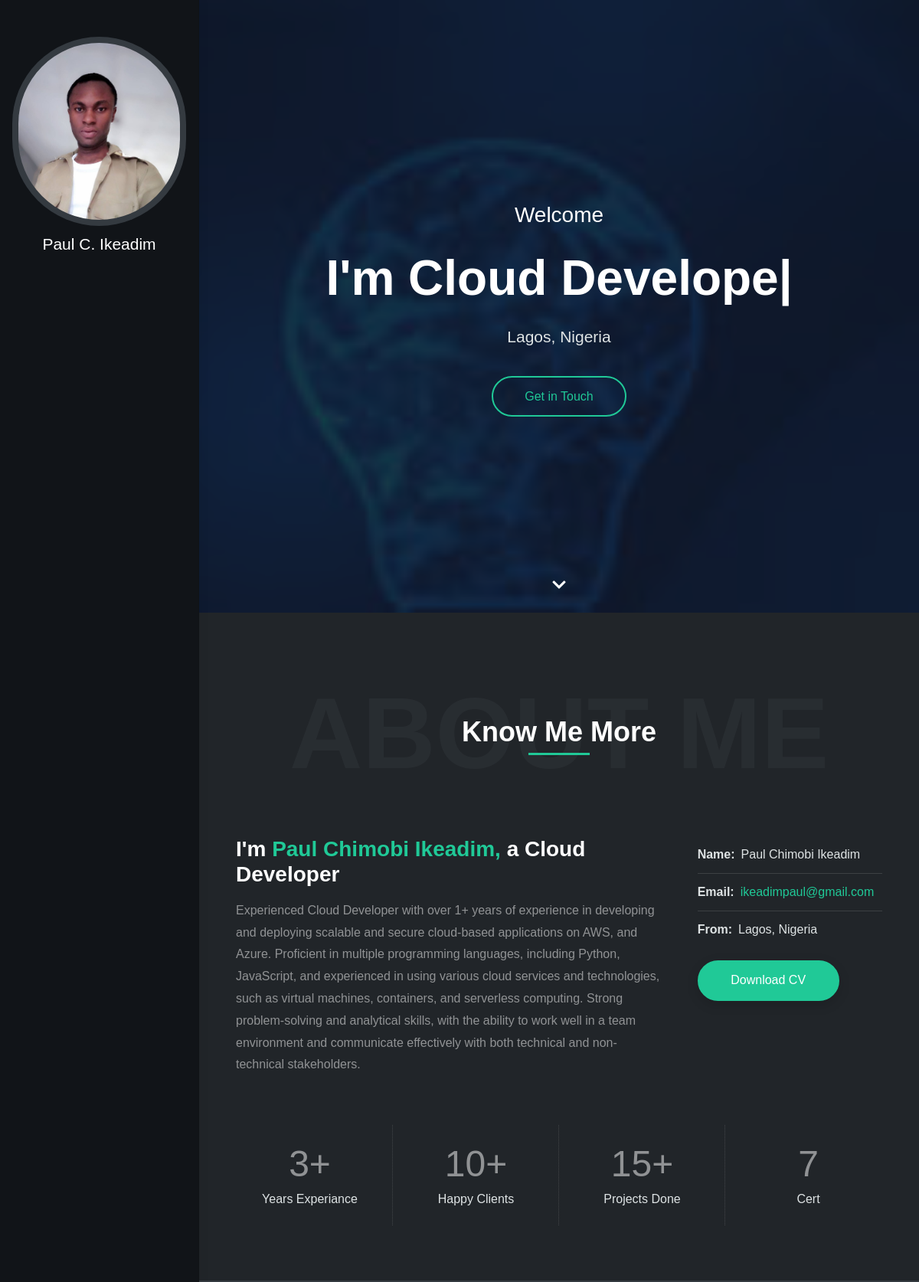
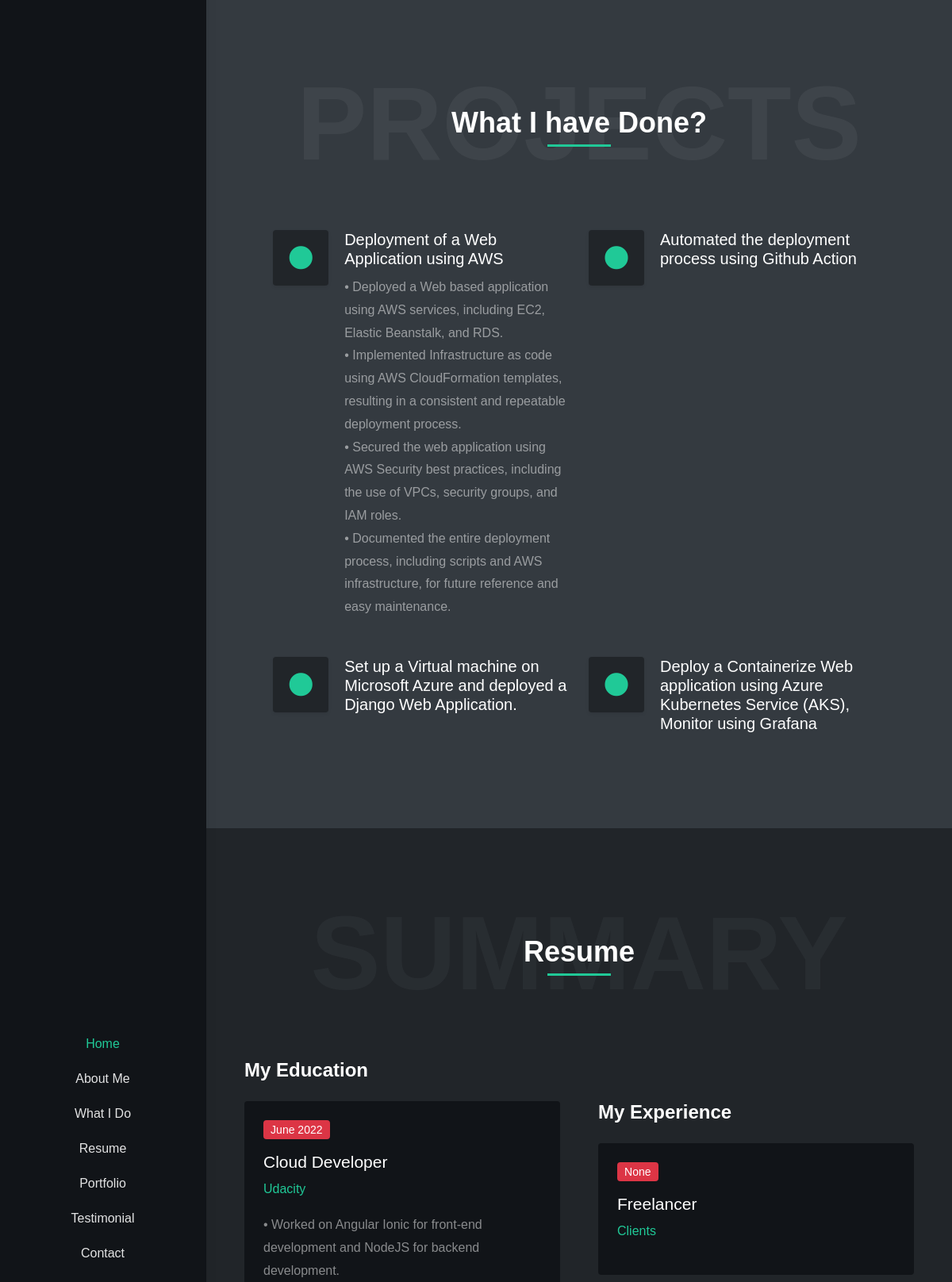
The page / (upper part) on the database its author committed (2 pictures, top to bottom).
### main/models.py (models this page shows, shortened)
class Profile(models.Model):
    class Meta:
        verbose_name_plural = '1. Profiles'
        verbose_name = 'Profile'
    user = models.OneToOneField(User, on_delete=models.CASCADE)
    avatar = models.ImageField(upload_to='profile_pics/',blank=True, null=True, default='profile_pics/default.png')
    name = models.CharField(max_length=100, blank=True, null=True)
    title = models.CharField(max_length=50, blank=True, null=True)

class ContactInfo(models.Model):
    class Meta:
        verbose_name_plural = '9. ContactInfos'
        verbose_name = 'ContactInfo'
    address = models.CharField(max_length=100, blank=True, null=True)
    phone = models.CharField(max_length=16, blank=True, null=True)
    tel = models.CharField(max_length=16, blank=True, null=True)
    email = models.EmailField(max_length=50, blank=True, null=True)
    dribbble = models.URLField(max_length=500, blank=True, null=True)
    twitter = models.URLField(max_length=500, blank=True, null=True)
    linkedin = models.URLField(max_length=500, blank=True, null=True)
    instagram = models.URLField(max_length=500, blank=True, null=True)
    github = models.URLField(max_length=500, blank=True, null=True)

class Intro(models.Model):
    class Meta:
        verbose_name_plural = '2. Intros'
        verbose_name = 'Intro'
    greet = models.CharField(max_length=50, blank=True, null=True)
    title = models.CharField(max_length=50, blank=True, null=True)
    intro1 = models.CharField(max_length=50, blank=True, null=True)
    intro2 = models.CharField(max_length=50, blank=True, null=True)
    intro3 = models.CharField(max_length=50, blank=True, null=True)
    address = models.CharField(max_length=50, blank=True, null=True)
    bg = models.ImageField(blank=True, null=True, upload_to="bg")

class About(models.Model):
    class Meta:
        verbose_name_plural = '3. Abouts'
        verbose_name = 'About'
    name = models.CharField(max_length=50, blank=True, null=True)
    title = models.CharField(max_length=50, blank=True, null=True)
    email = models.CharField(max_length=50, blank=True, null=True)
    phone = models.CharField(max_length=16, blank=True, null=True)
    description = models.TextField(blank=True, null=True)
    address = models.CharField(max_length=20, blank=True, null=True)
    cv = models.FileField(blank=True, null=True, upload_to="cv")

class Project(models.Model):
    class Meta:
        verbose_name_plural = '4. Projects'
        verbose_name = 'Project'
    title = models.CharField(max_length=100, blank=True, null=True)
    desc = models.TextField(blank=True, null=True)
    thumbnail = models.ImageField(blank=True, null=True, upload_to="Project")

class Education(models.Model):
    class Meta:
        verbose_name_plural = '6. Educations'
        verbose_name = 'Education'
    institution = models.CharField(max_length=50, blank=True, null=True)
    course = models.CharField(max_length=50, blank=True, null=True)
    date = models.CharField(max_length=11, blank=True, null=True)
    description = models.TextField(blank=True, null=True)

class Experience(models.Model):
    class Meta:
        verbose_name_plural = '7. Experiences'
        verbose_name = 'Experience'
    title = models.CharField(max_length=80, blank=True, null=True)
    organisation = models.CharField(max_length=100, blank=True, null=True)
    date = models.CharField(max_length=11, blank=True, null=True)
    description = models.TextField(blank=True, null=True)

### main/views.py (the view, shortened to what this page needs)
# urls.py: path('', views.index, name="index"),
def index(request):
    form = ContactForm
    intros = Intro.objects.filter()
    abouts = About.objects.filter()
    profiles = Profile.objects.filter()
    projects = Project.objects.filter()
    skills = Skill.objects.all()
    educations = Education.objects.all()
    experiences = Experience.objects.all()
    contactinfos = ContactInfo.objects.all()
    testimonials = Testimonial.objects.all()
    portfolios = Portfolio.objects.filter()
    certificates = Certificate.objects.all()
    category = []
    context = {
        'intros': intros,
        'abouts': abouts,
        'profiles': profiles,
        'projects': projects,
        'skills': skills,
        'educations': educations,
        'experiences': experiences,
        'contactinfos': contactinfos,
        'testimonials': testimonials,
        'certificates': certificates,
        'portfolios': portfolios,
        'categories': category,
        'form':form
    }
    return render(request, 'main/index.html', context)

### main/templates/main/index.html (shortened to what this page needs)
{% extends 'main/base.html' %}
{% load static %}
{% block content %}
<div id="content" role="main">
  <section id="home">
    <div class="hero-wrap">
      {% for intro in intros %}
      <div class="hero-mask opacity-8 bg-dark"></div>
      <div class="hero-content section d-flex fullscreen">
        <div class="container my-auto">
          <div class="row">
            <div class="col-12 text-center">
              <div class="typed-strings">
                <p><span>I'm</span> {{intro.title}}</p>
              </div>
              <p class="text-7 fw-500 text-white mb-2 mb-md-3">{{intro.greet}}</p>
              <h2 class="text-16 fw-600 text-white mb-2 mb-md-3"><span class="typed"></span></h2>
              <p class="text-5 text-light mb-4">{{intro.address}}</p>
              <a href="#contact" class="btn btn-outline-primary rounded-pill shadow-none smooth-scroll mt-2">Get in Touch</a>
            </div>
          </div>
        </div>
        <a href="#about" class="scroll-down-arrow text-white smooth-scroll"><span class="animated"><i class="fa fa-chevron-down"></i></span></a> </div>
      {%  endfor %}
    </div>
  </section>
  <section id="about" class="section bg-dark-1">
    <div class="container px-lg-5">
      <div class="position-relative d-flex text-center mb-5">
        <h2 class="text-24 text-muted opacity-1 text-uppercase fw-600 w-100 mb-0">About Me</h2>
        <p class="text-9 text-white fw-600 position-absolute w-100 align-self-center lh-base mb-0">Know Me More<span class="heading-separator-line border-bottom border-3 border-primary d-block mx-auto"></span> </p>
      </div>
      <div class="row gy-5">
        {% for about in abouts %}
        <div class="col-lg-7 col-xl-8 text-center text-lg-start">
          <h2 class="text-7 text-white fw-600 mb-3">I'm <span class="text-primary">{{about.name}},</span> a {{about.title}}</h2>
          <p class="text-white-50">{{about.description|safe}}</p>
        </div>
        <div class="col-lg-5 col-xl-4">
          <div class="ps-lg-4">
            <ul class="list-style-2 list-style-light text-light">
              <li><span class="fw-600 me-2">Name:</span>{{about.name}}</li>
              <li><span class="fw-600 me-2">Email:</span><a href="mailto:{{about.email}}">{{about.email}}</a></li>
              <li class="border-0"><span class="fw-600 me-2">From:</span>{{about.address}}</li>
            </ul>
            <a href="{{about.cv.url}}" class="btn btn-primary rounded-pill">Download CV</a> </div>
        </div>
      </div>
      <div class="brands-grid separator-border separator-border-light mt-5">
        <div class="row">
          <div class="col-6 col-md-3">
            <div class="featured-box text-center">
              <h4 class="text-12 text-white-50 mb-0"><span class="counter" data-from="0" data-to="3">3</span>+</h4>
              <p class="text-light mb-0">Years Experiance</p>
            </div>
          </div>
          <div class="col-6 col-md-3">
            <div class="featured-box text-center">
              <h4 class="text-12 text-white-50 mb-0"><span class="counter" data-from="0" data-to="10">10</span>+</h4>
              <p class="text-light mb-0">Happy Clients</p>
            </div>
          </div>
          <div class="col-6 col-md-3">
            <div class="featured-box text-center">
              <h4 class="text-12 text-white-50 mb-0"><span class="counter" data-from="0" data-to="15">15</span>+</h4>
              <p class="text-light mb-0">Projects Done</p>
            </div>
          </div>
          <div class="col-6 col-md-3">
            <div class="featured-box text-center">
              <h4 class="text-12 text-white-50 mb-0"><span class="counter" data-from="0" data-to="7">7</span></h4>
              <p class="text-light mb-0">Cert</p>
            </div>
          </div>
        </div>
      {%  endfor %}
      </div>
    </div>
  </section>
  <section id="services" class="section bg-dark-2">
    <div class="container px-lg-5">
      <div class="position-relative d-flex text-center mb-5">
        <h2 class="text-24 text-white-50 opacity-1 text-uppercase fw-600 w-100 mb-0">Projects</h2>
        <p class="text-9 text-white fw-600 position-absolute w-100 align-self-center lh-base mb-0">What I have Done?<span class="heading-separator-line border-bottom border-3 border-primary d-block mx-auto"></span> </p>
      </div>
      <div class="row">
        <div class="col-lg-11 mx-auto">
          <div class="row">
            {% for project in projects %}
            <div class="col-md-6">
              <div class="featured-box style-3 mb-5">
                <div class="featured-box-icon text-primary bg-dark-1 shadow-sm rounded"> <i class="fas fa-circle"></i></div>
                <h3 class="text-white">{{project.title}}</h3>
                <p class="text-white-50 mb-0">{{project.desc|safe}}</p>
              </div>
            </div>
            {%  endfor %}
          </div>
        </div>
      </div>
    </div>
  </section>
  <section id="resume" class="section bg-dark-1">
    <div class="container px-lg-5">
      <div class="position-relative d-flex text-center mb-5">
        <h2 class="text-24 text-muted opacity-1 text-uppercase fw-600 w-100 mb-0">Summary</h2>
        <p class="text-9 text-white fw-600 position-absolute w-100 align-self-center lh-base mb-0">Resume<span class="heading-separator-line border-bottom border-3 border-primary d-block mx-auto"></span> </p>
      </div>
      <div class="row gx-5">
        <h2 class="text-6 text-white fw-600 mb-4">My Education</h2>
        <div class="col-md-6">
          {% for education in educations %}
          <div class="bg-dark rounded p-4 mb-4">
            <p class="badge bg-danger text-2 fw-400">{{education.date}}</p>
            <h3 class="text-5 text-white">{{education.course}}</h3>
            <p class="text-primary">{{education.institution}}</p>
            <p class="text-white-50 mb-0">{{education.description|safe}}</p>
          </div>
          {%  endfor %}
        </div>
        <div class="col-md-6">
          <h2 class="text-6 text-white fw-600 mb-4">My Experience</h2>
          {% for experience in experiences %}
          <div class="bg-dark rounded p-4 mb-4">
            <p class="badge bg-danger text-2 fw-400">{{experience.date}}</p>
            <h3 class="text-5 text-white">{{experience.title}}</h3>
            <p class="text-primary">{{experience.organisation}}</p>
          </div>
          {%  endfor %}
        </div>
      </div>
    </div>
  </section>
{% endblock %}

### main/templates/main/base.html (shortened to what this page needs)
{% load static %}
<!doctype html>
<html lang="en">
  <head>
    <link href="{% static 'css/bootstrap.min.css' %}" rel="stylesheet">
    <link rel="stylesheet" href="https://unpkg.com/swiper@7.0.5/swiper-bundle.min.css">
    <link rel="stylesheet" type="text/css" href="{% static 'vendor/bootstrap/css/bootstrap.min.css' %}">
    <link rel="stylesheet" type="text/css" href="{% static 'vendor/font-awesome/css/all.min.css' %}">
    <link rel="stylesheet" type="text/css" href="{% static 'vendor/owl.carousel/assets/owl.carousel.min.css' %}">
    <link rel="stylesheet" type="text/css" href="{% static 'vendor/magnific-popup/magnific-popup.min.css' %}">
    <link rel="stylesheet" type="text/css" href="{% static 'css/stylesheet.css' %}">
    <link id="color-switcher" type="text/css" rel="stylesheet" href="#">
  </head>
  <body>
    {% include 'main/partials/nav.html' %}
    {% block content %}
    {% endblock %}
    <link href="{% static 'vendor/bootstrap-icons/bootstrap-icons.css' %}" rel="stylesheet">
    <link href="{% static 'vendor/glightbox/css/glightbox.min.css' %}" rel="stylesheet">
    <link href="{% static 'vendor/swiper/swiper-bundle.min.css' %}" rel="stylesheet">
  </body>
</html>

### main/templates/main/partials/nav.html (shortened to what this page needs)
{% load static %}
<body class="side-header" data-bs-spy="scroll" data-bs-target="#header-nav" data-bs-offset="1">
<div id="main-wrapper">
<nav class="primary-menu navbar navbar-expand-lg bg-dark navbar-text-light border-bottom-0">
    <div class="container-fluid position-relative h-100 flex-lg-column ps-3 px-lg-3 pt-lg-3 pb-lg-2">
        {% for profile in profiles %}
        <a href="/index" class="mb-lg-auto mt-lg-4">
            <span class="bg-dark-2 rounded-pill p-2 mb-lg-1 d-none d-lg-inline-block">
                <img class="img-fluid rounded-pill d-block" src="{{profile.avatar.url}}" title="{{profile.name}}" alt="">
            </span>
            <h1 class="text-5 text-white text-center mb-0 d-lg-block">{{profile.name}}</h1>
        </a>
        {% endfor %}
        <div id="header-nav" class="collapse navbar-collapse w-100 my-lg-auto">
            {% for contactinfo in contactinfos %}
        <ul class="navbar-nav text-lg-center my-lg-auto py-lg-3">
            <li class="nav-item"><a class="nav-link smooth-scroll active" href="#home">Home</a></li>
            <li class="nav-item"><a class="nav-link smooth-scroll" href="#about">About Me</a></li>
            <li class="nav-item"><a class="nav-link smooth-scroll" href="#services">What I Do</a></li>
            <li class="nav-item"><a class="nav-link smooth-scroll" href="#resume">Resume</a></li>
            <li class="nav-item"><a class="nav-link smooth-scroll" href="#portfolio">Portfolio</a></li>
            <li class="nav-item"><a class="nav-link smooth-scroll" href="#testimonial">Testimonial</a></li>
            <li class="nav-item"><a class="nav-link smooth-scroll" href="#contact">Contact</a></li>
        </ul>
        </div>
        {% endfor %}
    </div>
</nav>

### main/templates/main/partials/footer.html (shortened to what this page needs)
{% load static %}

### rows shown on the page
Profile: avatar (picture), name "Paul C. Ikeadim"
Intro: title "Cloud Develope", greet "Welcome", address "Lagos, Nigeria"
About: name "Paul Chimobi Ikeadim", title "Cloud Developer", description "Experienced Cloud Developer with over 1+ years of experience in developing and deploying scalable and secure cloud-based applications on AWS, and Azure. Proficient in multiple programming languages, including Python, JavaScript, and experienced in using various cloud services and technologies, such as virtual machines, containers, and serverless computing. Strong problem-solving and analytical skills, with the ability to work well in a team environment and communicate effectively with both technical and non-technical stakeholders.", email "ikeadimpaul@gmail.com", address "Lagos, Nigeria"
Project: title "Deployment of a Web Application using AWS", desc "• Deployed a Web based application using AWS services, including EC2, Elastic Beanstalk, and RDS. • Implemented Infrastructure as code using AWS CloudFormation templates, resulting in a consistent and repeatable deployment process. • Secured the web application using AWS Security best practices, including the use of VPCs, security groups, and IAM roles. • Documented the entire deployment process, including scripts and AWS infrastructure, for future reference and easy maintenance."
Project: title "Automated the deployment process using Github Action"
Project: title "Set up a Virtual machine on Microsoft Azure and deployed a Django Web Application."
Project: title "Deploy a Containerize Web application using Azure Kubernetes Service (AKS), Monitor using Grafana"
Education: date "June 2022", course "Cloud Developer", institution "Udacity", description "• Worked on Angular Ionic for front-end development and NodeJS for backend development."
Experience: date "None", title "Freelancer", organisation "Clients"
